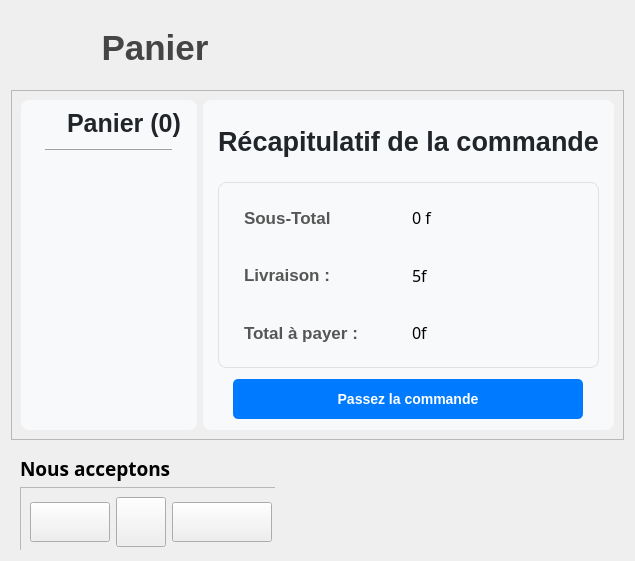
  <widget class="QWidget" name="panier_page">
   <property name="styleSheet">
    <string notr="true">#panier_page{
	
	background-color: rgba(91, 224, 239, 22);
	
	background-image: url(:/icon/Resources/image/combio-removebg-preview.png);
}</string>
   </property>
   <layout class="QVBoxLayout" name="verticalLayout_2">
    <item>
     <widget class="QFrame" name="frame_head_panier">
      <property name="minimumSize">
       <size>
        <width>231</width>
        <height>0</height>
       </size>
      </property>
      <property name="maximumSize">
       <size>
        <width>231</width>
        <height>73</height>
       </size>
      </property>
      <layout class="QHBoxLayout" name="horizontalLayout_10">
       <item>
        <widget class="QLabel" name="label_logo_panier_2">
         <property name="minimumSize">
          <size>
           <width>51</width>
           <height>71</height>
          </size>
         </property>
         <property name="maximumSize">
          <size>
           <width>51</width>
           <height>71</height>
          </size>
         </property>
         <property name="text">
          <string/>
         </property>
         <property name="pixmap">
          <pixmap resource="resource.qrc">:/icon/Resources/image/shopping_cart_FILL0_wght400_GRAD0_opsz48.svg</pixmap>
         </property>
        </widget>
       </item>
       <item>
        <widget class="QLabel" name="label_panier_ti_2">
         <property name="maximumSize">
          <size>
           <width>16777215</width>
           <height>60</height>
          </size>
         </property>
         <property name="font">
          <font>
           <pointsize>26</pointsize>
           <italic>false</italic>
           <bold>true</bold>
          </font>
         </property>
         <property name="styleSheet">
          <string notr="true">color: rgba(33, 33, 33, 210);</string>
         </property>
         <property name="text">
          <string>Panier</string>
         </property>
         <property name="alignment">
          <set>Qt::AlignCenter</set>
         </property>
        </widget>
       </item>
      </layout>
     </widget>
    </item>
    <item>
     <widget class="QFrame" name="frame">
      <property name="styleSheet">
       <string notr="true">

    QFrame#frame_panier {
        background-color: #f8f9fa; /* Couleur de fond */
        border-radius: 8px; /* Bords arrondis */
    }
    QLabel#label_panier_nb {
        color: #212529; /* Couleur du texte */
    }
    QFrame#frame_recap {
        background-color: #f8f9fa; /* Couleur de fond */
        border-radius: 8px; /* Bords arrondis */
    }
    QLabel#label_title_recap {
        color: #212529; /* Couleur du texte */
    }
    QFrame#recap_facure_frame {
        background-color: #f8f9fa; /* Couleur de fond */
        border-radius: 8px; /* Bords arrondis */
        border: 1px solid #dee2e6; /* Bordure */
    }
    QLabel#label_livraison_ti, QLabel#label_total_ti, QLabel#label_soustotal_ti {
        color: rgba(41, 41, 41, 200); /* Couleur du texte */
        padding-left: 12px; /* Espacement à gauche */
        font-size: 17px; /* Taille de la police */
        font-weight: bold; /* Police en gras */
    }
    QLabel#label_livraison, QLabel#label_total, QLabel#label_sous_total {
        font-family: &quot;Sora ExtraLight&quot;; /* Police personnalisée */
        font-size: 16px; /* Taille de la police */
    }


    QPushButton#passer_commande_btn {
        background-color: #007bff; /* Couleur bleue */
        color: #FFFFFF; /* Couleur du texte */
        border-radius: 5px; /* Bords arrondis */
        padding: 5px 10px; /* Espacement interne du bouton */
        font-size: 14px; /* Taille de la police */
        font-weight: bold; /* Police en gras */
    }
    QPushButton#passer_commande_btn:hover {
        background-color: #0056b3; /* Couleur bleue foncée au survol */
    }
    QPushButton#passer_commande_btn:pressed {
        background-color: #003974; /* Couleur bleue foncée lorsque le bouton est enfoncé */
    }
</string>
      </property>
      <property name="frameShape">
       <enum>QFrame::StyledPanel</enum>
      </property>
      <property name="frameShadow">
       <enum>QFrame::Raised</enum>
      </property>
      <layout class="QHBoxLayout" name="horizontalLayout_2">
       <item>
        <widget class="QFrame" name="frame_panier">
         <property name="minimumSize">
          <size>
           <width>0</width>
           <height>0</height>
          </size>
         </property>
         <property name="maximumSize">
          <size>
           <width>475</width>
           <height>16777215</height>
          </size>
         </property>
         <property name="frameShape">
          <enum>QFrame::StyledPanel</enum>
         </property>
         <property name="frameShadow">
          <enum>QFrame::Raised</enum>
         </property>
         <layout class="QVBoxLayout" name="verticalLayout_9">
          <item>
           <widget class="QLabel" name="label_panier_nb">
            <property name="maximumSize">
             <size>
              <width>16777215</width>
              <height>50</height>
             </size>
            </property>
            <property name="font">
             <font>
              <pointsize>19</pointsize>
              <italic>false</italic>
              <bold>true</bold>
             </font>
            </property>
            <property name="styleSheet">
             <string notr="true">padding-left:30px;</string>
            </property>
            <property name="text">
             <string>Panier (0)</string>
            </property>
           </widget>
          </item>
          <item>
           <widget class="QFrame" name="frame_line_cont">
            <property name="maximumSize">
             <size>
              <width>16777215</width>
              <height>10</height>
             </size>
            </property>
            <property name="frameShape">
             <enum>QFrame::NoFrame</enum>
            </property>
            <property name="frameShadow">
             <enum>QFrame::Raised</enum>
            </property>
            <layout class="QVBoxLayout" name="Layout_line">
             <property name="spacing">
              <number>0</number>
             </property>
             <property name="leftMargin">
              <number>15</number>
             </property>
             <property name="topMargin">
              <number>0</number>
             </property>
             <property name="rightMargin">
              <number>15</number>
             </property>
             <property name="bottomMargin">
              <number>0</number>
             </property>
             <item>
              <widget class="QFrame" name="frame_line_2">
               <property name="minimumSize">
                <size>
                 <width>0</width>
                 <height>10</height>
                </size>
               </property>
               <property name="maximumSize">
                <size>
                 <width>16777215</width>
                 <height>10</height>
                </size>
               </property>
               <property name="frameShape">
                <enum>QFrame::HLine</enum>
               </property>
               <property name="frameShadow">
                <enum>QFrame::Raised</enum>
               </property>
              </widget>
             </item>
            </layout>
           </widget>
          </item>
          <item>
           <widget class="QScrollArea" name="panier_scroll">
            <property name="styleSheet">
             <string notr="true">border:none;
background: transparent;</string>
            </property>
            <property name="widgetResizable">
             <bool>true</bool>
            </property>
            <widget class="QWidget" name="area_panier_wid">
             <property name="geometry">
              <rect>
               <x>0</x>
               <y>0</y>
               <width>457</width>
               <height>256</height>
              </rect>
             </property>
            </widget>
           </widget>
          </item>
         </layout>
        </widget>
       </item>
       <item>
        <widget class="QFrame" name="frame_recap">
         <property name="minimumSize">
          <size>
           <width>0</width>
           <height>330</height>
          </size>
         </property>
         <property name="maximumSize">
          <size>
           <width>500</width>
           <height>340</height>
          </size>
         </property>
         <property name="frameShape">
          <enum>QFrame::StyledPanel</enum>
         </property>
         <property name="frameShadow">
          <enum>QFrame::Raised</enum>
         </property>
         <layout class="QGridLayout" name="gridLayout_6">
          <property name="leftMargin">
           <number>15</number>
          </property>
          <property name="topMargin">
           <number>11</number>
          </property>
          <property name="rightMargin">
           <number>15</number>
          </property>
          <property name="bottomMargin">
           <number>11</number>
          </property>
          <property name="verticalSpacing">
           <number>11</number>
          </property>
          <item row="3" column="0" alignment="Qt::AlignHCenter">
           <widget class="QPushButton" name="passer_commande_btn">
            <property name="minimumSize">
             <size>
              <width>350</width>
              <height>40</height>
             </size>
            </property>
            <property name="maximumSize">
             <size>
              <width>350</width>
              <height>16777215</height>
             </size>
            </property>
            <property name="font">
             <font>
              <pointsize>-1</pointsize>
              <bold>true</bold>
             </font>
            </property>
            <property name="text">
             <string>Passez la commande</string>
            </property>
           </widget>
          </item>
          <item row="0" column="0">
           <widget class="QLabel" name="label_title_recap">
            <property name="minimumSize">
             <size>
              <width>0</width>
              <height>50</height>
             </size>
            </property>
            <property name="maximumSize">
             <size>
              <width>16777215</width>
              <height>60</height>
             </size>
            </property>
            <property name="font">
             <font>
              <pointsize>20</pointsize>
              <bold>true</bold>
             </font>
            </property>
            <property name="text">
             <string>Récapitulatif de la commande</string>
            </property>
            <property name="alignment">
             <set>Qt::AlignCenter</set>
            </property>
           </widget>
          </item>
          <item row="1" column="0">
           <widget class="QFrame" name="recap_facure_frame">
            <property name="minimumSize">
             <size>
              <width>0</width>
              <height>110</height>
             </size>
            </property>
            <property name="maximumSize">
             <size>
              <width>16777215</width>
              <height>300</height>
             </size>
            </property>
            <layout class="QGridLayout" name="gridLayout_5">
             <item row="2" column="0">
              <widget class="QLabel" name="label_livraison_ti">
               <property name="font">
                <font>
                 <pointsize>-1</pointsize>
                 <bold>true</bold>
                </font>
               </property>
               <property name="styleSheet">
                <string notr="true">color: rgba(41, 41, 41, 200);padding-left:12px;</string>
               </property>
               <property name="text">
                <string>Livraison :</string>
               </property>
              </widget>
             </item>
             <item row="4" column="0">
              <widget class="QLabel" name="label_total_ti">
               <property name="font">
                <font>
                 <pointsize>-1</pointsize>
                 <bold>true</bold>
                </font>
               </property>
               <property name="styleSheet">
                <string notr="true">color: rgba(41, 41, 41, 200);padding-left:12px;</string>
               </property>
               <property name="text">
                <string>Total à payer :</string>
               </property>
              </widget>
             </item>
             <item row="2" column="1">
              <widget class="QLabel" name="label_livraison">
               <property name="font">
                <font>
                 <family>Sora ExtraLight</family>
                 <pointsize>-1</pointsize>
                </font>
               </property>
               <property name="text">
                <string>5f</string>
               </property>
              </widget>
             </item>
             <item row="4" column="1">
              <widget class="QLabel" name="label_total">
               <property name="font">
                <font>
                 <family>Sora ExtraLight</family>
                 <pointsize>-1</pointsize>
                </font>
               </property>
               <property name="text">
                <string>0f</string>
               </property>
              </widget>
             </item>
             <item row="1" column="1">
              <widget class="QLabel" name="label_sous_total">
               <property name="font">
                <font>
                 <family>Sora ExtraLight</family>
                 <pointsize>-1</pointsize>
                </font>
               </property>
               <property name="text">
                <string>0 f</string>
               </property>
              </widget>
             </item>
             <item row="1" column="0">
              <widget class="QLabel" name="label_soustotal_ti">
               <property name="font">
                <font>
                 <pointsize>-1</pointsize>
                 <bold>true</bold>
                </font>
               </property>
               <property name="styleSheet">
                <string notr="true">color: rgba(41, 41, 41, 200);padding-left:12px;</string>
               </property>
               <property name="text">
                <string>Sous-Total</string>
               </property>
              </widget>
             </item>
            </layout>
           </widget>
          </item>
         </layout>
        </widget>
       </item>
      </layout>
     </widget>
    </item>
    <item>
     <widget class="QFrame" name="frame_3">
      <property name="maximumSize">
       <size>
        <width>264</width>
        <height>104</height>
       </size>
      </property>
      <layout class="QVBoxLayout" name="verticalLayout_10">
       <item>
        <widget class="QLabel" name="label_info">
         <property name="maximumSize">
          <size>
           <width>392</width>
           <height>26</height>
          </size>
         </property>
         <property name="font">
          <font>
           <family>Segoe UI Semibold</family>
           <pointsize>14</pointsize>
           <italic>false</italic>
           <bold>true</bold>
          </font>
         </property>
         <property name="text">
          <string>Nous acceptons</string>
         </property>
        </widget>
       </item>
       <item>
        <widget class="QFrame" name="frame_10">
         <property name="minimumSize">
          <size>
           <width>262</width>
           <height>70</height>
          </size>
         </property>
         <property name="maximumSize">
          <size>
           <width>262</width>
           <height>70</height>
          </size>
         </property>
         <property name="frameShape">
          <enum>QFrame::StyledPanel</enum>
         </property>
         <property name="frameShadow">
          <enum>QFrame::Raised</enum>
         </property>
         <layout class="QHBoxLayout" name="horizontalLayout_11">
          <item>
           <widget class="QPushButton" name="paye_wave">
            <property name="minimumSize">
             <size>
              <width>80</width>
              <height>30</height>
             </size>
            </property>
            <property name="maximumSize">
             <size>
              <width>80</width>
              <height>40</height>
             </size>
            </property>
            <property name="text">
             <string/>
            </property>
            <property name="icon">
             <iconset resource="resource.qrc">
              <normaloff>:/icon/Resources/image/wave-senegal-mobile-money.png</normaloff>:/icon/Resources/image/wave-senegal-mobile-money.png</iconset>
            </property>
            <property name="iconSize">
             <size>
              <width>80</width>
              <height>60</height>
             </size>
            </property>
           </widget>
          </item>
          <item>
           <widget class="QPushButton" name="paye_orange_money">
            <property name="minimumSize">
             <size>
              <width>50</width>
              <height>50</height>
             </size>
            </property>
            <property name="maximumSize">
             <size>
              <width>50</width>
              <height>50</height>
             </size>
            </property>
            <property name="text">
             <string/>
            </property>
            <property name="icon">
             <iconset resource="resource.qrc">
              <normaloff>:/icon/Resources/image/OM_Logo.png</normaloff>:/icon/Resources/image/OM_Logo.png</iconset>
            </property>
            <property name="iconSize">
             <size>
              <width>50</width>
              <height>50</height>
             </size>
            </property>
           </widget>
          </item>
          <item>
           <widget class="QPushButton" name="paye_visa">
            <property name="minimumSize">
             <size>
              <width>100</width>
              <height>30</height>
             </size>
            </property>
            <property name="maximumSize">
             <size>
              <width>120</width>
              <height>40</height>
             </size>
            </property>
            <property name="text">
             <string/>
            </property>
            <property name="icon">
             <iconset resource="resource.qrc">
              <normaloff>:/icon/Resources/image/Visa_Inc._logo.svg.png</normaloff>:/icon/Resources/image/Visa_Inc._logo.svg.png</iconset>
            </property>
            <property name="iconSize">
             <size>
              <width>50</width>
              <height>50</height>
             </size>
            </property>
           </widget>
          </item>
         </layout>
        </widget>
       </item>
      </layout>
     </widget>
    </item>
   </layout>
  </widget>
